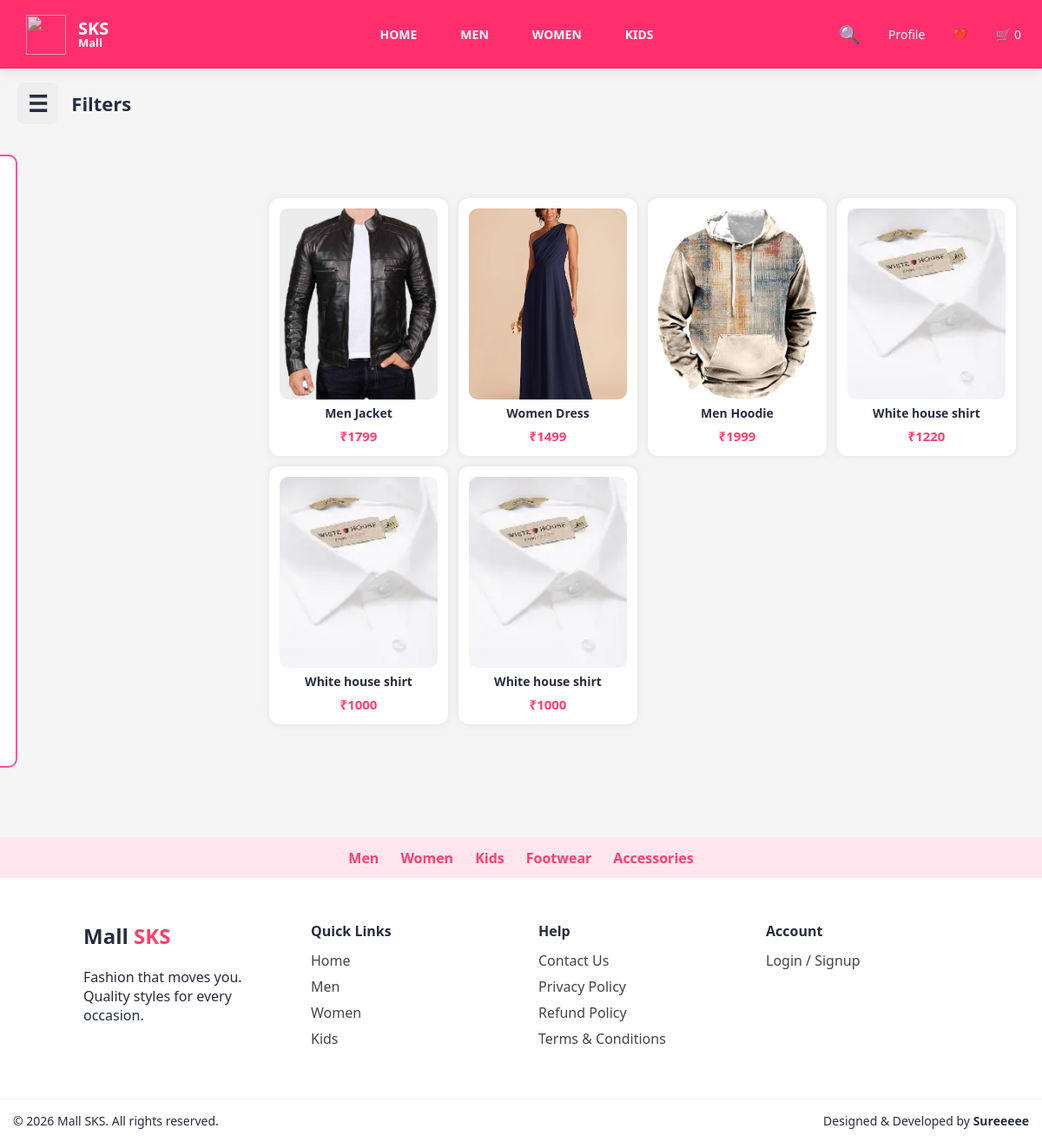
/category/men, run on an earlier commit of the app's database.
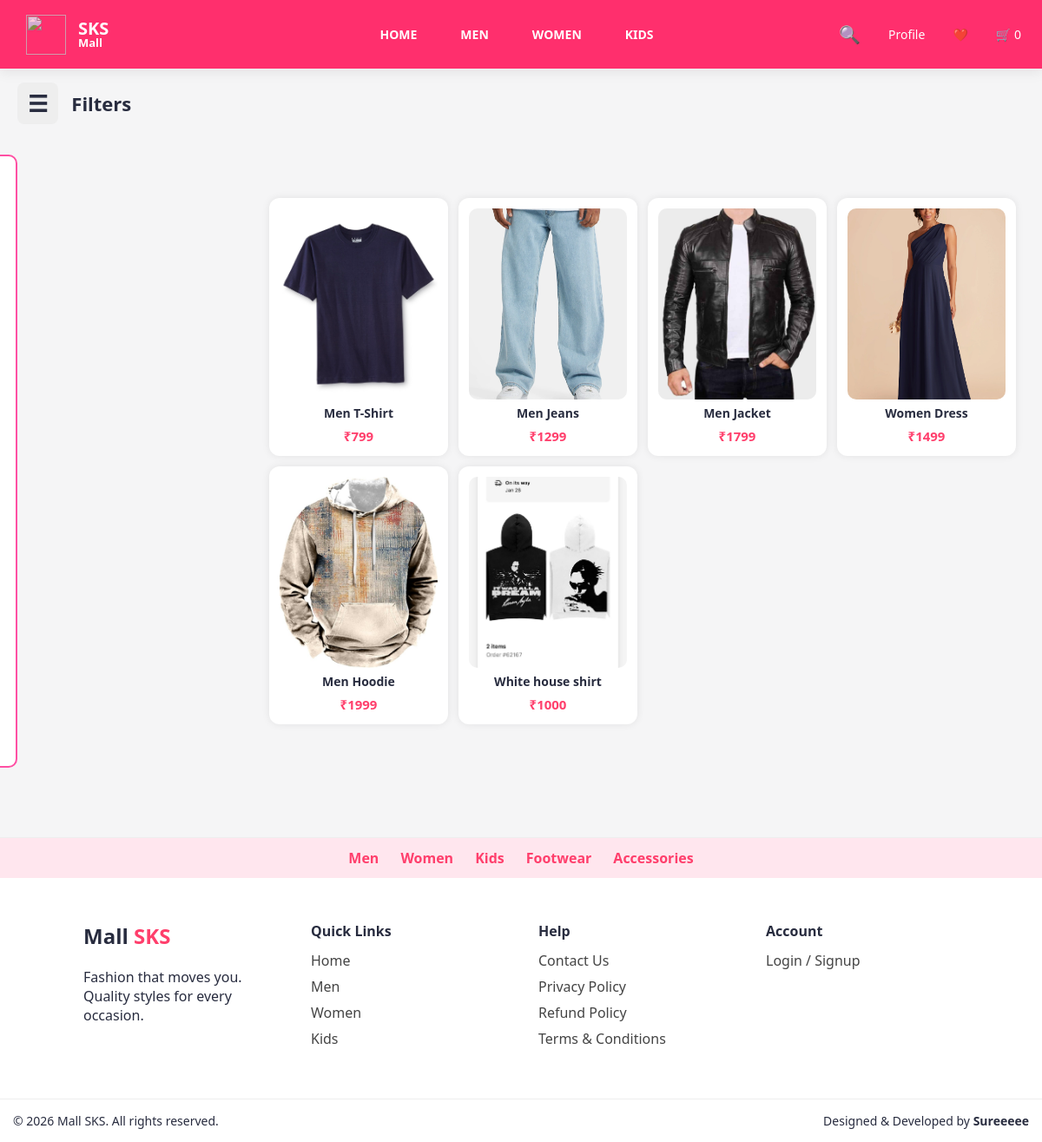
And on a later commit of the database.
### models/product.py (models this page shows)
class Product(db.Model):
    id = db.Column(db.Integer, primary_key=True)
    name = db.Column(db.String(100), nullable=False)
    price = db.Column(db.Integer, nullable=False)
    category = db.Column(db.String(50))
    type = db.Column(db.String(50))
    color = db.Column(db.String(30))
    brand = db.Column(db.String(50))
    sizes = db.Column(db.String(100))
    image = db.Column(db.String(200))
    image2 = db.Column(db.String(200))
    image3 = db.Column(db.String(200))

### app.py (the view)
@app.route("/category/<name>")
def category(name):
    q = request.args.get("q")
    min_price = request.args.get("min")
    max_price = request.args.get("max")
    color = request.args.get("color")
    type_ = request.args.get("type")
    brand = request.form.get("brand")
    sort = request.args.get("sort")
    brand = request.args.get("brand")   # NEW
    sub = request.args.get("sub")       # NEW
    query = Product.query.filter(Product.category.ilike(f"%{name}%"))
    if q:
        query = query.filter(Product.name.ilike(f"%{q}%"))
    if type_:
        query = query.filter(Product.type.ilike(f"%{type_}%"))
    if brand:
        query = query.filter(Product.brand.ilike(f"%{brand}%"))
    if sub:
        query = query.filter(Product.sub.ilike(f"%{sub}%"))
    if color:
        query = query.filter_by(color=color)
    if min_price:
        query = query.filter(Product.price >= int(min_price))
    if max_price:
        query = query.filter(Product.price <= int(max_price))
    if sort == "low":
        query = query.order_by(Product.price.asc())
    elif sort == "high":
        query = query.order_by(Product.price.desc())
    elif sort == "az":
        query = query.order_by(Product.name.asc())
    products = query.all()
    return render_template("shop.html", products=products, page=name)

### templates/shop.html (shortened to what this page needs)
<!DOCTYPE html>
<html lang="en">
<head>
<link rel="stylesheet" href="{{ url_for('static', filename='css/style.css') }}">
</head>
<body>
{% include "header.html" %}
<div class="shop-topbar">
    <div class="filter-toggle" >☰</div>
    Filters
</div>
<div class="shop-layout">
<div class="filters" id="filterBox">
</div>
<div class="products">
{% for p in products %}
<div class="card" data-price="{{ p.price }}">
    <a href="{{ url_for('product_page', pid=p.id) }}">
        <img src="{{ url_for('static', filename=p.image) }}" class="product-img">
    </a>
    <h4>{{ p.name }}</h4>
    <b>₹{{ p.price }}</b>
</div>
{% endfor %}
</div>
</div>
{% include "footer.html" %}
</body>
</html>

What changed in the data, as far as the page shows it:
removed Product: image (picture), name "White house shirt", price "1000"
removed Product: image (picture), name "White house shirt", price "1000"
added Product: image (picture), name "Men T-Shirt", price "799"
added Product: image (picture), name "Men Jeans", price "1299"
changed Product "White house shirt": image: a different picture; price "1220" → "1000"
